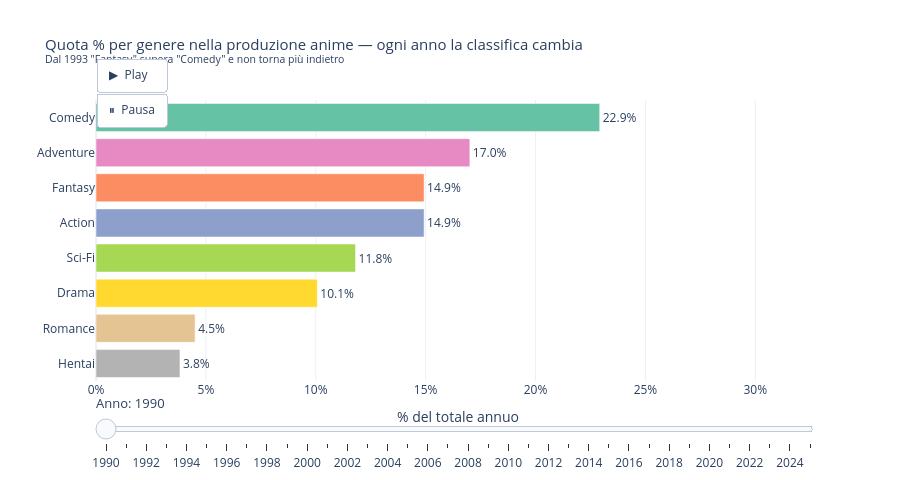

The notebook cell this image was saved under:
### Markdown cell above
A colpo d'occhio, si vede una dominanza del genere comedy. Dobbiamo però tenere in considerazione che tanti titoli hanno più di un genere. Chi è cresciuto negli anni '90 sicuramente ricorderà un panorama dominato da titoli come Dragon Ball, Gundam, Evangelion, etc.

C'è stato negli anni un cambiamento nei gusti per quanto riguarda i generi?

Nel grafico che segue ogni barra rappresenta un genere e la sua lunghezza indica la quota percentuale sul totale degli anime prodotti in quell'anno. Vediamo come sono cambiate le percentuali nell'arco degli anni. Ci concentriamo sugli 8 generi più prevalenti.

### Code cell
plot_genre_animation(details, details_ex, top_genres)

### Figure 1 — Plotly figure (JSON) as saved in the notebook; plotly's stock layout.template omitted (floating-point values rounded to 4 significant figures)
{"data": [{"cliponaxis": false, "hovertemplate": "<b>%{y}</b><br>Quota: %{x:.1f}%<extra></extra>", "marker": {"color": ["rgb(179,179,179)", "rgb(229,196,148)", "rgb(255,217,47)", "rgb(166,216,84)", "rgb(141,160,203)", "rgb(252,141,98)", "rgb(231,138,195)", "rgb(102,194,165)"]}, "orientation": "h", "text": ["3.8%", "4.5%", "10.1%", "11.8%", "14.9%", "14.9%", "17.0%", "22.9%"], "textposition": "outside", "x": [3.82, 4.51, 10.07, 11.81, 14.93, 14.93, 17.01, 22.92], "y": ["Hentai", "Romance", "Drama", "Sci-Fi", "Action", "Fantasy", "Adventure", "Comedy"], "type": "bar"}], "layout": {"title": {"font": {"size": 15}, "text": "Quota % per genere nella produzione anime — ogni anno la classifica cambia<br><sup>Dal 1993 \"Fantasy\" supera \"Comedy\" e non torna più indietro</sup>"}, "xaxis": {"title": {"text": "% del totale annuo"}, "range": [0, 32.94], "ticksuffix": "%", "fixedrange": true}, "yaxis": {"title": {"text": ""}, "fixedrange": true}, "width": 900, "height": 480, "showlegend": false, "updatemenus": [{"buttons": [{"args": [null, {"frame": {"duration": 300, "redraw": true}, "fromcurrent": true, "transition": {"duration": 200, "easing": "cubic-in-out"}}], "label": "▶  Play", "method": "animate"}, {"args": [[null], {"frame": {"duration": 0, "redraw": false}, "mode": "immediate", "transition": {"duration": 0}}], "label": "⏸  Pausa", "method": "animate"}], "showactive": false, "type": "buttons", "x": 0, "xanchor": "left", "y": 1.15}], "sliders": [{"active": 0, "currentvalue": {"font": {"size": 13}, "prefix": "Anno: "}, "pad": {"t": 10}, "steps": [{"args": [["1990"], {"frame": {"duration": 300, "redraw": true}, "mode": "immediate", "transition": {"duration": 200}}], "label": "1990", "method": "animate"}, {"args": [["1991"], {"frame": {"duration": 300, "redraw": true}, "mode": "immediate", "transition": {"duration": 200}}], "label": "1991", "method": "animate"}, {"args": [["1992"], {"frame": {"duration": 300, "redraw": true}, "mode": "immediate", "transition": {"duration": 200}}], "label": "1992", "method": "animate"}, {"args": [["1993"], {"frame": {"duration": 300, "redraw": true}, "mode": "immediate", "transition": {"duration": 200}}], "label": "1993", "method": "animate"}, {"args": [["1994"], {"frame": {"duration": 300, "redraw": true}, "mode": "immediate", "transition": {"duration": 200}}], "label": "1994", "method": "animate"}, {"args": [["1995"], {"frame": {"duration": 300, "redraw": true}, "mode": "immediate", "transition": {"duration": 200}}], "label": "1995", "method": "animate"}, {"args": [["1996"], {"frame": {"duration": 300, "redraw": true}, "mode": "immediate", "transition": {"duration": 200}}], "label": "1996", "method": "animate"}, {"args": [["1997"], {"frame": {"duration": 300, "redraw": true}, "mode": "immediate", "transition": {"duration": 200}}], "label": "1997", "method": "animate"}, {"args": [["1998"], {"frame": {"duration": 300, "redraw": true}, "mode": "immediate", "transition": {"duration": 200}}], "label": "1998", "method": "animate"}, {"args": [["1999"], {"frame": {"duration": 300, "redraw": true}, "mode": "immediate", "transition": {"duration": 200}}], "label": "1999", "method": "animate"}, {"args": [["2000"], {"frame": {"duration": 300, "redraw": true}, "mode": "immediate", "transition": {"duration": 200}}], "label": "2000", "method": "animate"}, {"args": [["2001"], {"frame": {"duration": 300, "redraw": true}, "mode": "immediate", "transition": {"duration": 200}}], "label": "2001", "method": "animate"}, {"args": [["2002"], {"frame": {"duration": 300, "redraw": true}, "mode": "immediate", "transition": {"duration": 200}}], "label": "2002", "method": "animate"}, {"args": [["2003"], {"frame": {"duration": 300, "redraw": true}, "mode": "immediate", "transition": {"duration": 200}}], "label": "2003", "method": "animate"}, {"args": [["2004"], {"frame": {"duration": 300, "redraw": true}, "mode": "immediate", "transition": {"duration": 200}}], "label": "2004", "method": "animate"}, {"args": [["2005"], {"frame": {"duration": 300, "redraw": true}, "mode": "immediate", "transition": {"duration": 200}}], "label": "2005", "method": "animate"}, {"args": [["2006"], {"frame": {"duration": 300, "redraw": true}, "mode": "immediate", "transition": {"duration": 200}}], "label": "2006", "method": "animate"}, {"args": [["2007"], {"frame": {"duration": 300, "redraw": true}, "mode": "immediate", "transition": {"duration": 200}}], "label": "2007", "method": "animate"}, {"args": [["2008"], {"frame": {"duration": 300, "redraw": true}, "mode": "immediate", "transition": {"duration": 200}}], "label": "2008", "method": "animate"}, {"args": [["2009"], {"frame": {"duration": 300, "redraw": true}, "mode": "immediate", "transition": {"duration": 200}}], "label": "2009", "method": "animate"}, {"args": [["2010"], {"frame": {"duration": 300, "redraw": true}, "mode": "immediate", "transition": {"duration": 200}}], "label": "2010", "method": "animate"}, {"args": [["2011"], {"frame": {"duration": 300, "redraw": true}, "mode": "immediate", "transition": {"duration": 200}}], "label": "2011", "method": "animate"}, {"args": [["2012"], {"frame": {"duration": 300, "redraw": true}, "mode": "immediate", "transition": {"duration": 200}}], "label": "2012", "method": "animate"}, {"args": [["2013"], {"frame": {"duration": 300, "redraw": true}, "mode": "immediate", "transition": {"duration": 200}}], "label": "2013", "method": "animate"}, {"args": [["2014"], {"frame": {"duration": 300, "redraw": true}, "mode": "immediate", "transition": {"duration": 200}}], "label": "2014", "method": "animate"}, {"args": [["2015"], {"frame": {"duration": 300, "redraw": true}, "mode": "immediate", "transition": {"duration": 200}}], "label": "2015", "method": "animate"}, {"args": [["2016"], {"frame": {"duration": 300, "redraw": true}, "mode": "immediate", "transition": {"duration": 200}}], "label": "2016", "method": "animate"}, {"args": [["2017"], {"frame": {"duration": 300, "redraw": true}, "mode": "immediate", "transition": {"duration": 200}}], "label": "2017", "method": "animate"}, {"args": [["2018"], {"frame": {"duration": 300, "redraw": true}, "mode": "immediate", "transition": {"duration": 200}}], "label": "2018", "method": "animate"}, {"args": [["2019"], {"frame": {"duration": 300, "redraw": true}, "mode": "immediate", "transition": {"duration": 200}}], "label": "2019", "method": "animate"}, {"args": [["2020"], {"frame": {"duration": 300, "redraw": true}, "mode": "immediate", "transition": {"duration": 200}}], "label": "2020", "method": "animate"}, {"args": [["2021"], {"frame": {"duration": 300, "redraw": true}, "mode": "immediate", "transition": {"duration": 200}}], "label": "2021", "method": "animate"}, {"args": [["2022"], {"frame": {"duration": 300, "redraw": true}, "mode": "immediate", "transition": {"duration": 200}}], "label": "2022", "method": "animate"}, {"args": [["2023"], {"frame": {"duration": 300, "redraw": true}, "mode": "immediate", "transition": {"duration": 200}}], "label": "2023", "method": "animate"}, {"args": [["2024"], {"frame": {"duration": 300, "redraw": true}, "mode": "immediate", "transition": {"duration": 200}}], "label": "2024", "method": "animate"}, {"args": [["2025"], {"frame": {"duration": 300, "redraw": true}, "mode": "immediate", "transition": {"duration": 200}}], "label": "2025", "method": "animate"}]}]}}
